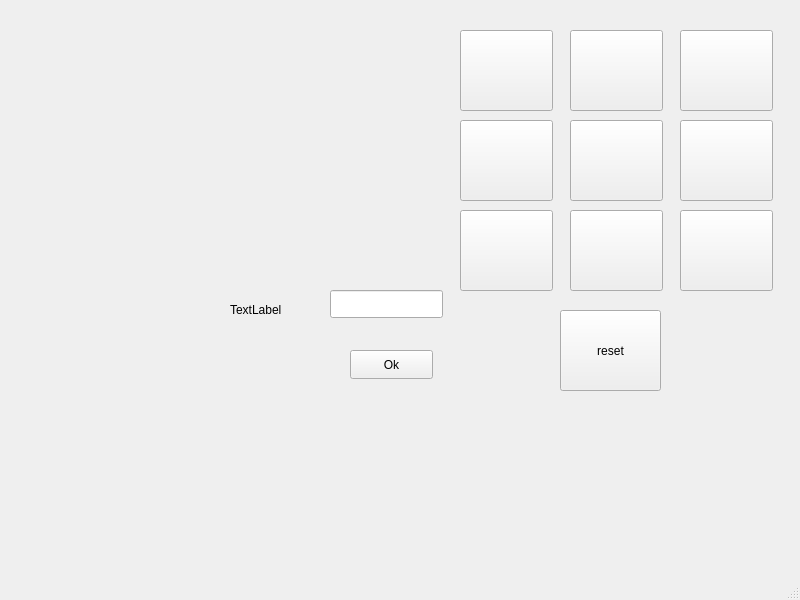
<?xml version="1.0" encoding="UTF-8"?>
<ui version="4.0">
 <class>MainWindow</class>
 <widget class="QMainWindow" name="MainWindow">
  <property name="geometry">
   <rect>
    <x>0</x>
    <y>0</y>
    <width>800</width>
    <height>600</height>
   </rect>
  </property>
  <property name="windowTitle">
   <string>MainWindow</string>
  </property>
  <widget class="QWidget" name="centralwidget">
   <widget class="QPushButton" name="pushButton">
    <property name="geometry">
     <rect>
      <x>350</x>
      <y>350</y>
      <width>83</width>
      <height>29</height>
     </rect>
    </property>
    <property name="text">
     <string>Ok</string>
    </property>
   </widget>
   <widget class="QLineEdit" name="lineEdit">
    <property name="geometry">
     <rect>
      <x>330</x>
      <y>290</y>
      <width>113</width>
      <height>28</height>
     </rect>
    </property>
   </widget>
   <widget class="QLabel" name="label">
    <property name="geometry">
     <rect>
      <x>230</x>
      <y>300</y>
      <width>63</width>
      <height>20</height>
     </rect>
    </property>
    <property name="text">
     <string>TextLabel</string>
    </property>
   </widget>
   <widget class="QPushButton" name="pushButton_6">
    <property name="geometry">
     <rect>
      <x>460</x>
      <y>120</y>
      <width>93</width>
      <height>81</height>
     </rect>
    </property>
    <property name="styleSheet">
     <string notr="true"/>
    </property>
    <property name="text">
     <string/>
    </property>
   </widget>
   <widget class="QPushButton" name="pushButton_9">
    <property name="geometry">
     <rect>
      <x>460</x>
      <y>210</y>
      <width>93</width>
      <height>81</height>
     </rect>
    </property>
    <property name="styleSheet">
     <string notr="true"/>
    </property>
    <property name="text">
     <string/>
    </property>
   </widget>
   <widget class="QPushButton" name="pushButton_3">
    <property name="geometry">
     <rect>
      <x>460</x>
      <y>30</y>
      <width>93</width>
      <height>81</height>
     </rect>
    </property>
    <property name="styleSheet">
     <string notr="true"/>
    </property>
    <property name="text">
     <string/>
    </property>
   </widget>
   <widget class="QPushButton" name="pushButton_7">
    <property name="geometry">
     <rect>
      <x>570</x>
      <y>210</y>
      <width>93</width>
      <height>81</height>
     </rect>
    </property>
    <property name="styleSheet">
     <string notr="true"/>
    </property>
    <property name="text">
     <string/>
    </property>
   </widget>
   <widget class="QPushButton" name="pushButton_8">
    <property name="geometry">
     <rect>
      <x>680</x>
      <y>210</y>
      <width>93</width>
      <height>81</height>
     </rect>
    </property>
    <property name="styleSheet">
     <string notr="true"/>
    </property>
    <property name="text">
     <string/>
    </property>
   </widget>
   <widget class="QPushButton" name="pushButton_4">
    <property name="geometry">
     <rect>
      <x>570</x>
      <y>30</y>
      <width>93</width>
      <height>81</height>
     </rect>
    </property>
    <property name="styleSheet">
     <string notr="true"/>
    </property>
    <property name="text">
     <string/>
    </property>
   </widget>
   <widget class="QPushButton" name="pushButton_5">
    <property name="geometry">
     <rect>
      <x>680</x>
      <y>30</y>
      <width>93</width>
      <height>81</height>
     </rect>
    </property>
    <property name="styleSheet">
     <string notr="true"/>
    </property>
    <property name="text">
     <string/>
    </property>
   </widget>
   <widget class="QPushButton" name="pushButton_11">
    <property name="geometry">
     <rect>
      <x>560</x>
      <y>310</y>
      <width>101</width>
      <height>81</height>
     </rect>
    </property>
    <property name="styleSheet">
     <string notr="true"/>
    </property>
    <property name="text">
     <string>reset</string>
    </property>
   </widget>
   <widget class="QPushButton" name="pushButton_10">
    <property name="geometry">
     <rect>
      <x>570</x>
      <y>120</y>
      <width>93</width>
      <height>81</height>
     </rect>
    </property>
    <property name="styleSheet">
     <string notr="true"/>
    </property>
    <property name="text">
     <string/>
    </property>
   </widget>
   <widget class="QPushButton" name="pushButton_12">
    <property name="geometry">
     <rect>
      <x>680</x>
      <y>120</y>
      <width>93</width>
      <height>81</height>
     </rect>
    </property>
    <property name="styleSheet">
     <string notr="true"/>
    </property>
    <property name="text">
     <string/>
    </property>
   </widget>
  </widget>
  <widget class="QMenuBar" name="menubar">
   <property name="geometry">
    <rect>
     <x>0</x>
     <y>0</y>
     <width>800</width>
     <height>26</height>
    </rect>
   </property>
  </widget>
  <widget class="QStatusBar" name="statusbar"/>
 </widget>
 <resources/>
 <connections/>
</ui>
